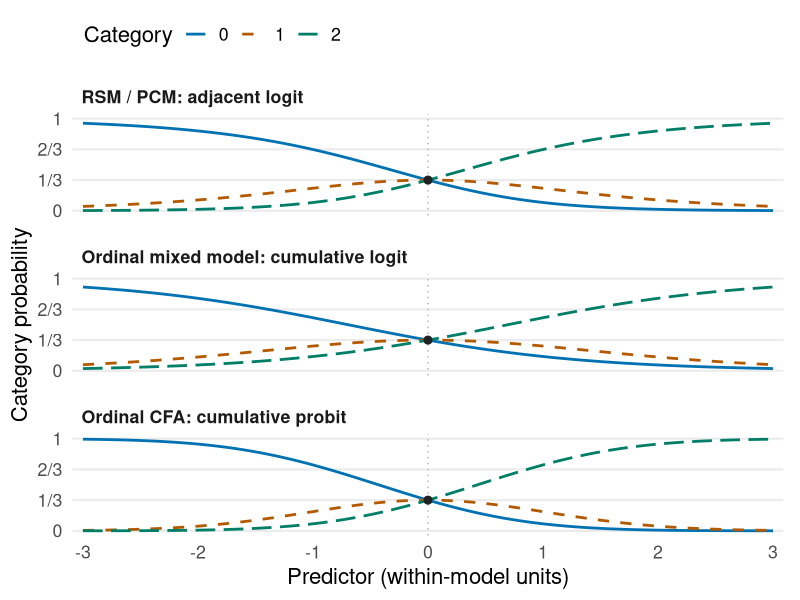

R code for this plot:
# From the package root: Rscript scripts/build-model-family-figure.R
# Equation illustration only: no fitted data or package comparison benchmark.
library(ggplot2)

eta <- seq(-3, 3, length.out = 301L)
adjacent <- exp(outer(eta, 0:2) - pmax(0, 2 * eta))
adjacent <- adjacent / rowSums(adjacent)
cumulative <- function(cdf, cuts) {
  lower <- cdf(cuts[1L] - eta)
  upper <- cdf(cuts[2L] - eta)
  cbind(lower, upper - lower, 1 - upper)
}
logit <- cumulative(plogis, qlogis(c(1 / 3, 2 / 3)))
probit <- cumulative(pnorm, qnorm(c(1 / 3, 2 / 3)))
probabilities <- list(
  "RSM / PCM: adjacent logit" = adjacent,
  "Ordinal mixed model: cumulative logit" = logit,
  "Ordinal CFA: cumulative probit" = probit
)

# Verify the displayed probabilities and the defining link equations.
center <- which.min(abs(eta))
for (p in probabilities) {
  stopifnot(all(is.finite(p)), all(p >= 0), all(p <= 1),
    max(abs(rowSums(p) - 1)) < 1e-14,
    max(abs(p[center, ] - 1 / 3)) < 1e-14,
    all(diff(drop(p %*% (0:2))) > 0))
}
stopifnot(
  max(abs(log(adjacent[, 2] / adjacent[, 1]) - eta)) < 1e-13,
  max(abs(log(adjacent[, 3] / adjacent[, 2]) - eta)) < 1e-13,
  max(abs(qlogis(logit[, 1]) - (qlogis(1 / 3) - eta))) < 1e-12,
  max(abs(qlogis(rowSums(logit[, 1:2])) - (qlogis(2 / 3) - eta))) < 1e-12,
  max(abs(qnorm(probit[, 1]) - (qnorm(1 / 3) - eta))) < 1e-12,
  max(abs(qnorm(rowSums(probit[, 1:2])) - (qnorm(2 / 3) - eta))) < 1e-12
)
curves <- do.call(rbind, lapply(names(probabilities), function(model) {
  data.frame(Predictor = rep(eta, 3L),
    Probability = as.vector(probabilities[[model]]),
    Category = factor(rep(0:2, each = length(eta))), Model = model)
}))
curves$Model <- factor(curves$Model, levels = names(probabilities))

figure <- ggplot(curves, aes(Predictor, Probability,
    colour = Category, linetype = Category)) +
  geom_vline(xintercept = 0, colour = "grey70", linetype = "dotted") +
  geom_line(linewidth = 0.95) +
  geom_point(data = curves[curves$Predictor == 0 & curves$Category == 0, ],
    colour = "#222222", size = 2.4, show.legend = FALSE) +
  facet_wrap(~Model, ncol = 1) +
  scale_colour_manual(values = c("#0072B2", "#B35A00", "#007E68")) +
  scale_linetype_manual(values = c("solid", "dashed", "longdash")) +
  scale_x_continuous(breaks = -3:3, expand = expansion(mult = 0.015)) +
  scale_y_continuous(limits = c(0, 1), breaks = c(0, 1 / 3, 2 / 3, 1),
    labels = c("0", "1/3", "2/3", "1")) +
  labs(x = "Predictor (within-model units)", y = "Category probability") +
  theme_minimal(base_size = 16, base_family = "sans") +
  theme(legend.position = "top", legend.justification = "left",
    strip.text = element_text(face = "bold", hjust = 0),
    panel.grid.minor = element_blank(),
    panel.grid.major.x = element_blank(),
    panel.spacing = grid::unit(1.2, "lines"),
    plot.margin = margin(8, 12, 8, 8))

destination <- "vignettes/articles/model-comparison"
dir.create(destination, recursive = TRUE, showWarnings = FALSE)
ggsave(file.path(destination, "model-families.svg"), figure,
  device = svglite::svglite, width = 7.2, height = 8.3, bg = "white")
cat("PASS: three normalized probability families, link identities, central match,",
  "and increasing expected scores; saved model-families.svg\n")
